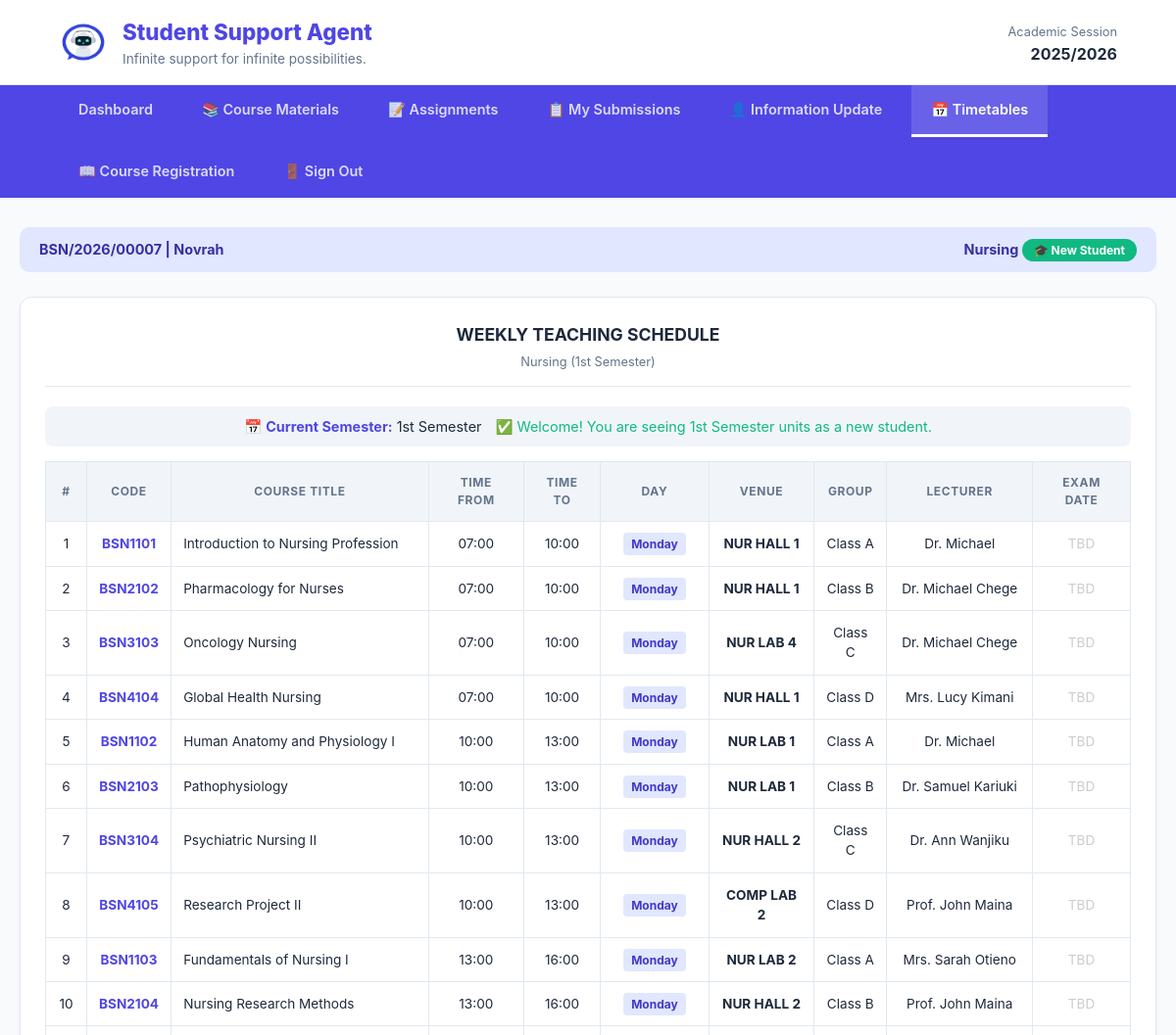
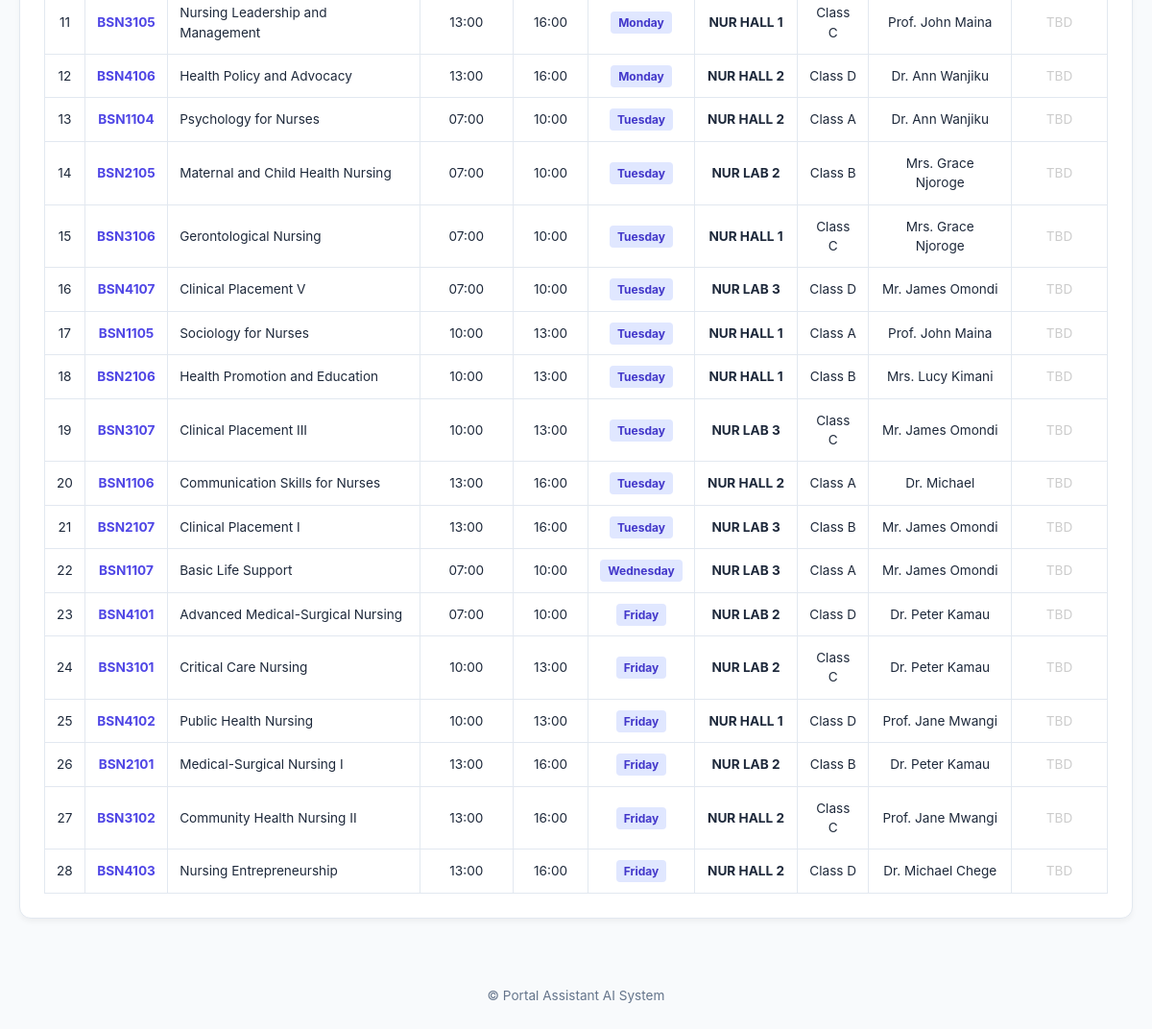
Page /Student/teaching_timetable.php (signed in) on the committed database (2 pictures, top to bottom).
### tables this page shows
CREATE TABLE `users` (
  `id` int(11) NOT NULL,
  `full_name` varchar(100) NOT NULL,
  `reg_number` varchar(50) NOT NULL,
  `email` varchar(100) NOT NULL,
  `password` varchar(255) NOT NULL,
  `password_changed` tinyint(1) NOT NULL DEFAULT 0,
  `role` enum('student','admin','lecturer') NOT NULL DEFAULT 'student',
  `department` varchar(100) NOT NULL,
  `phone` varchar(20) DEFAULT NULL,
  `created_at` timestamp NOT NULL DEFAULT current_timestamp(),
  `survey_done` tinyint(1) DEFAULT 0,
  `reset_token` varchar(255) DEFAULT NULL,
  `reset_expires` datetime DEFAULT NULL
);

CREATE TABLE `timetable` (
  `id` int(11) NOT NULL,
  `unit_code` varchar(20) DEFAULT NULL,
  `course_title` varchar(100) DEFAULT NULL,
  `department` varchar(50) DEFAULT NULL,
  `time_from` varchar(10) DEFAULT NULL,
  `time_to` varchar(10) DEFAULT NULL,
  `day_of_week` enum('Monday','Tuesday','Wednesday','Thursday','Friday','Saturday','Sunday') DEFAULT NULL,
  `venue` varchar(50) DEFAULT NULL,
  `unit_group` varchar(20) DEFAULT NULL,
  `lecturer` varchar(50) DEFAULT NULL,
  `exam_date` date DEFAULT NULL,
  `semester` enum('1','2','3') NOT NULL,
  `year_level` enum('First Year','Second Year','Third Year','Fourth Year') NOT NULL,
  `academic_year` year(4) NOT NULL,
  `created_at` timestamp NOT NULL DEFAULT current_timestamp()
);

### Student/teaching_timetable.php (the view, shortened to what this page needs)
<?php
$conn = mysqli_connect("localhost", "root", "", "Portal-Asisstant-AI");
$user_id = $_SESSION['user_id'] ?? 1;
$user_q = mysqli_query($conn, "SELECT * FROM users WHERE id='$user_id'");
$user = mysqli_fetch_assoc($user_q);
$reg_number = $user['reg_number'];
$full_name  = $user['full_name'];
$student_department = $user['department'];
function isNewStudent($reg_number) {
    if (preg_match('/\/(\d{4})\//', $reg_number, $matches)) {
        $admission_year = intval($matches[1]);
        $current_year = date('Y');
        return ($admission_year == $current_year);
    }
    return false;
}
function getStudentCurrentSemester($reg_number) {
    $is_new = isNewStudent($reg_number);
    if ($is_new) {
        return 1;
    }
}
$semester_code = getStudentCurrentSemester($reg_number);
$semester = ($semester_code == 1) ? "1st Semester" : "2nd Semester";
$academic_year = "2025/2026";
$is_new_student = isNewStudent($reg_number);
$timetable_q = mysqli_query(
    $conn,
    "SELECT * FROM timetable
     WHERE department = '$student_department'
     AND semester = '$semester_code'
     ORDER BY FIELD(day_of_week, 'Monday', 'Tuesday', 'Wednesday', 'Thursday', 'Friday', 'Saturday', 'Sunday'),
     time_from ASC"
);
$program_name = "";
switch($student_department) {
    default:
        $program_name = $student_department;
}
?>
<!DOCTYPE html>
<html lang="en">
<head>
</head>
<body>
<header>
    <div class="branding">
        <img src="../Images/logo.jpg" class="logoimg" alt="Logo">
        <div>
            <h1>Student Support Agent</h1>
            <small>Infinite support for infinite possibilities.</small>
        </div>
    </div>
    <div style="text-align: right;">
        <span style="font-size: 0.8rem; color: var(--text-light);">Academic Session</span><br>
        <strong><?php echo $academic_year; ?></strong>
    </div>
</header>
<nav>
    <a href="home.php?page=dashboard">Dashboard</a>
    <a href="home.php?page=materials">📚 Course Materials</a>
    <a href="home.php?page=assignments">📝 Assignments</a>
    <a href="home.php?page=my_submissions">📋 My Submissions</a>
    <a href="personal_information.php">👤 Information Update</a>
    <a href="teaching_timetable.php" class="active">📅 Timetables</a>
    <a href="registration.php">📖 Course Registration</a>
    <a href="../logout.php">🚪 Sign Out</a>
</nav>
<div class="container">
    <div class="student-strip">
        <span><?php echo "$reg_number | $full_name"; ?></span>
        <span>
            <?php echo $student_department; ?>
            <?php if ($is_new_student): ?>
                <span class="new-student-badge">🎓 New Student</span>
            <?php endif; ?>
        </span>
    </div>
    <div class="card">
        <div class="card-title">
            WEEKLY TEACHING SCHEDULE<br>
            <span style="font-size: 0.8rem; font-weight: 400; color: var(--text-light);">
                <?php echo $program_name; ?> (<?php echo $semester; ?>)
            </span>
        </div>
        <div class="semester-info">
            📅 <strong>Current Semester:</strong> <?php echo $semester; ?>
            <?php if ($is_new_student): ?>
                <span style="color: #10b981; margin-left: 10px;">✅ Welcome! You are seeing 1st Semester units as a new student.</span>
            <?php endif; ?>
        </div>
        <table>
            <thead>
                <tr>
                    <th>#</th>
                    <th>Code</th>
                    <th>Course Title</th>
                    <th>Time From</th>
                    <th>Time To</th>
                    <th>Day</th>
                    <th>Venue</th>
                    <th>Group</th>
                    <th>Lecturer</th>
                    <th>Exam Date</th>
                </tr>
            </thead>
            <tbody>
                <?php
                $counter = 1;
                if (mysqli_num_rows($timetable_q) > 0) {
                    while ($row = mysqli_fetch_assoc($timetable_q)) {
                        echo "<tr>
                            <td>{$counter}</td>
                            <td class='unit-code'>{$row['unit_code']}</td>
                            <td style='text-align:left;'>{$row['course_title']}</td>
                            <td>" . date("H:i", strtotime($row['time_from'])) . "</td>
                            <td>" . date("H:i", strtotime($row['time_to'])) . "</td>
                            <td><span class='day-badge'>{$row['day_of_week']}</span></td>
                            <td><strong>{$row['venue']}</strong></td>
                            <td>{$row['unit_group']}</td>
                            <td>{$row['lecturer']}</td>
                            <td>" . ($row['exam_date'] ?: '<span style="color:#ccc;">TBD</span>') . "</td>
                        </tr>";
                        $counter++;
                    }
                }
                ?>
            </tbody>
        </table>
    </div>
</div>
<footer>
    &copy; Portal Assistant AI System
</footer>
</body>
</html>

### Student/teaching_timetable.php (style rules this page uses)
:root { --primary: #4f46e5; --primary-dark: #3730a3; --bg: #f8fafc; --white: #ffffff; --text-main: #1e293b; --text-light: #64748b; --border: #e2e8f0; }
body { font-family: 'Inter', system-ui, sans-serif; background: var(--bg); color: var(--text-main); margin: 0; line-height: 1.5; }
header { background: var(--white); border-bottom: 1px solid var(--border); padding: 1rem 5%; display: flex; align-items: center; justify-content: space-between; }
.branding { display: flex; align-items: center; gap: 15px; }
.logoimg { height: 50px; border-radius: 8px; }
.branding h1 { margin: 0; font-size: 1.4rem; color: var(--primary); font-weight: 800; }
.branding small { color: var(--text-light); display: block; font-size: 0.85rem; }
nav { background: var(--primary); padding: 0 5%; display: flex; gap: 10px; flex-wrap: wrap; }
nav a { color: rgba(255,255,255,0.8); text-decoration: none; padding: 14px 20px; font-size: 0.9rem; font-weight: 600; transition: 0.3s; border-bottom: 3px solid transparent; }
nav a.active { color: white; border-bottom: 3px solid white; background: rgba(255,255,255,0.15); }
.container { max-width: 1200px; margin: 30px auto; padding: 0 20px; }
.student-strip { background: #e0e7ff; padding: 12px 20px; border-radius: 10px; margin-bottom: 25px; display: flex; justify-content: space-between; align-items: center; color: var(--primary-dark); font-weight: 700; font-size: 0.9rem; flex-wrap: wrap; gap: 10px; }
.new-student-badge { background: #10b981; color: white; padding: 4px 12px; border-radius: 20px; font-size: 0.75rem; }
.card { background: var(--white); border-radius: 12px; box-shadow: 0 4px 6px -1px rgba(0,0,0,0.05); padding: 25px; border: 1px solid var(--border); overflow-x: auto; }
.card-title { font-size: 1.1rem; font-weight: 700; margin-bottom: 20px; color: var(--text-main); border-bottom: 1px solid var(--border); padding-bottom: 12px; text-align: center; }
table { width: 100%; border-collapse: collapse; min-width: 900px; }
th { text-align: center; background: #f1f5f9; padding: 12px; font-size: 0.75rem; text-transform: uppercase; letter-spacing: 0.05em; color: var(--text-light); border: 1px solid var(--border); }
td { padding: 12px; border: 1px solid var(--border); font-size: 0.85rem; text-align: center; }
.unit-code { font-weight: 700; color: var(--primary); }
.day-badge { background: #e0e7ff; color: #4338ca; padding: 4px 8px; border-radius: 4px; font-weight: 700; font-size: 0.75rem; }
footer { text-align: center; padding: 40px; color: var(--text-light); font-size: 0.85rem; }
.semester-info { text-align: center; padding: 10px; background: #f1f5f9; border-radius: 8px; margin-bottom: 15px; font-size: 0.9rem; }
.semester-info strong { color: var(--primary); }

### rows in the picture
users: reg_number "BSN/2026/00007", full_name "Novrah", department "Nursing", reg_number "1st Semester"
timetable: unit_code "BSN1101", course_title "Introduction to Nursing Profession", time_from "07:00", time_to "10:00", day_of_week "Monday", venue "NUR HALL 1", unit_group "Class A", lecturer "Dr. Michael", exam_date "TBD"
timetable: unit_code "BSN2102", course_title "Pharmacology for Nurses", time_from "07:00", time_to "10:00", day_of_week "Monday", venue "NUR HALL 1", unit_group "Class B", lecturer "Dr. Michael Chege", exam_date "TBD"
timetable: unit_code "BSN3103", course_title "Oncology Nursing", time_from "07:00", time_to "10:00", day_of_week "Monday", venue "NUR LAB 4", unit_group "Class C", lecturer "Dr. Michael Chege", exam_date "TBD"
timetable: unit_code "BSN4104", course_title "Global Health Nursing", time_from "07:00", time_to "10:00", day_of_week "Monday", venue "NUR HALL 1", unit_group "Class D", lecturer "Mrs. Lucy Kimani", exam_date "TBD"
timetable: unit_code "BSN1102", course_title "Human Anatomy and Physiology I", time_from "10:00", time_to "13:00", day_of_week "Monday", venue "NUR LAB 1", unit_group "Class A", lecturer "Dr. Michael", exam_date "TBD"
timetable: unit_code "BSN2103", course_title "Pathophysiology", time_from "10:00", time_to "13:00", day_of_week "Monday", venue "NUR LAB 1", unit_group "Class B", lecturer "Dr. Samuel Kariuki", exam_date "TBD"
timetable: unit_code "BSN3104", course_title "Psychiatric Nursing II", time_from "10:00", time_to "13:00", day_of_week "Monday", venue "NUR HALL 2", unit_group "Class C", lecturer "Dr. Ann Wanjiku", exam_date "TBD"
timetable: unit_code "BSN4105", course_title "Research Project II", time_from "10:00", time_to "13:00", day_of_week "Monday", venue "COMP LAB 2", unit_group "Class D", lecturer "Prof. John Maina", exam_date "TBD"
timetable: unit_code "BSN1103", course_title "Fundamentals of Nursing I", time_from "13:00", time_to "16:00", day_of_week "Monday", venue "NUR LAB 2", unit_group "Class A", lecturer "Mrs. Sarah Otieno", exam_date "TBD"
timetable: unit_code "BSN2104", course_title "Nursing Research Methods", time_from "13:00", time_to "16:00", day_of_week "Monday", venue "NUR HALL 2", unit_group "Class B", lecturer "Prof. John Maina", exam_date "TBD"
timetable: unit_code "BSN3105", course_title "Nursing Leadership and Management", time_from "13:00", time_to "16:00", day_of_week "Monday", venue "NUR HALL 1", unit_group "Class C", lecturer "Prof. John Maina", exam_date "TBD"
timetable: unit_code "BSN4106", course_title "Health Policy and Advocacy", time_from "13:00", time_to "16:00", day_of_week "Monday", venue "NUR HALL 2", unit_group "Class D", lecturer "Dr. Ann Wanjiku", exam_date "TBD"
timetable: unit_code "BSN1104", course_title "Psychology for Nurses", time_from "07:00", time_to "10:00", day_of_week "Tuesday", venue "NUR HALL 2", unit_group "Class A", lecturer "Dr. Ann Wanjiku", exam_date "TBD"
timetable: unit_code "BSN2105", course_title "Maternal and Child Health Nursing", time_from "07:00", time_to "10:00", day_of_week "Tuesday", venue "NUR LAB 2", unit_group "Class B", lecturer "Mrs. Grace Njoroge", exam_date "TBD"
timetable: unit_code "BSN3106", course_title "Gerontological Nursing", time_from "07:00", time_to "10:00", day_of_week "Tuesday", venue "NUR HALL 1", unit_group "Class C", lecturer "Mrs. Grace Njoroge", exam_date "TBD"
timetable: unit_code "BSN4107", course_title "Clinical Placement V", time_from "07:00", time_to "10:00", day_of_week "Tuesday", venue "NUR LAB 3", unit_group "Class D", lecturer "Mr. James Omondi", exam_date "TBD"
timetable: unit_code "BSN1105", course_title "Sociology for Nurses", time_from "10:00", time_to "13:00", day_of_week "Tuesday", venue "NUR HALL 1", unit_group "Class A", lecturer "Prof. John Maina", exam_date "TBD"
timetable: unit_code "BSN2106", course_title "Health Promotion and Education", time_from "10:00", time_to "13:00", day_of_week "Tuesday", venue "NUR HALL 1", unit_group "Class B", lecturer "Mrs. Lucy Kimani", exam_date "TBD"
timetable: unit_code "BSN3107", course_title "Clinical Placement III", time_from "10:00", time_to "13:00", day_of_week "Tuesday", venue "NUR LAB 3", unit_group "Class C", lecturer "Mr. James Omondi", exam_date "TBD"
timetable: unit_code "BSN1106", course_title "Communication Skills for Nurses", time_from "13:00", time_to "16:00", day_of_week "Tuesday", venue "NUR HALL 2", unit_group "Class A", lecturer "Dr. Michael", exam_date "TBD"
timetable: unit_code "BSN2107", course_title "Clinical Placement I", time_from "13:00", time_to "16:00", day_of_week "Tuesday", venue "NUR LAB 3", unit_group "Class B", lecturer "Mr. James Omondi", exam_date "TBD"
timetable: unit_code "BSN1107", course_title "Basic Life Support", time_from "07:00", time_to "10:00", day_of_week "Wednesday", venue "NUR LAB 3", unit_group "Class A", lecturer "Mr. James Omondi", exam_date "TBD"
timetable: unit_code "BSN4101", course_title "Advanced Medical-Surgical Nursing", time_from "07:00", time_to "10:00", day_of_week "Friday", venue "NUR LAB 2", unit_group "Class D", lecturer "Dr. Peter Kamau", exam_date "TBD"
timetable: unit_code "BSN3101", course_title "Critical Care Nursing", time_from "10:00", time_to "13:00", day_of_week "Friday", venue "NUR LAB 2", unit_group "Class C", lecturer "Dr. Peter Kamau", exam_date "TBD"
timetable: unit_code "BSN4102", course_title "Public Health Nursing", time_from "10:00", time_to "13:00", day_of_week "Friday", venue "NUR HALL 1", unit_group "Class D", lecturer "Prof. Jane Mwangi", exam_date "TBD"
timetable: unit_code "BSN2101", course_title "Medical-Surgical Nursing I", time_from "13:00", time_to "16:00", day_of_week "Friday", venue "NUR LAB 2", unit_group "Class B", lecturer "Dr. Peter Kamau", exam_date "TBD"
timetable: unit_code "BSN3102", course_title "Community Health Nursing II", time_from "13:00", time_to "16:00", day_of_week "Friday", venue "NUR HALL 2", unit_group "Class C", lecturer "Prof. Jane Mwangi", exam_date "TBD"
timetable: unit_code "BSN4103", course_title "Nursing Entrepreneurship", time_from "13:00", time_to "16:00", day_of_week "Friday", venue "NUR HALL 2", unit_group "Class D", lecturer "Dr. Michael Chege", exam_date "TBD"

### other values in the picture
$academic_year "2025/2026"
